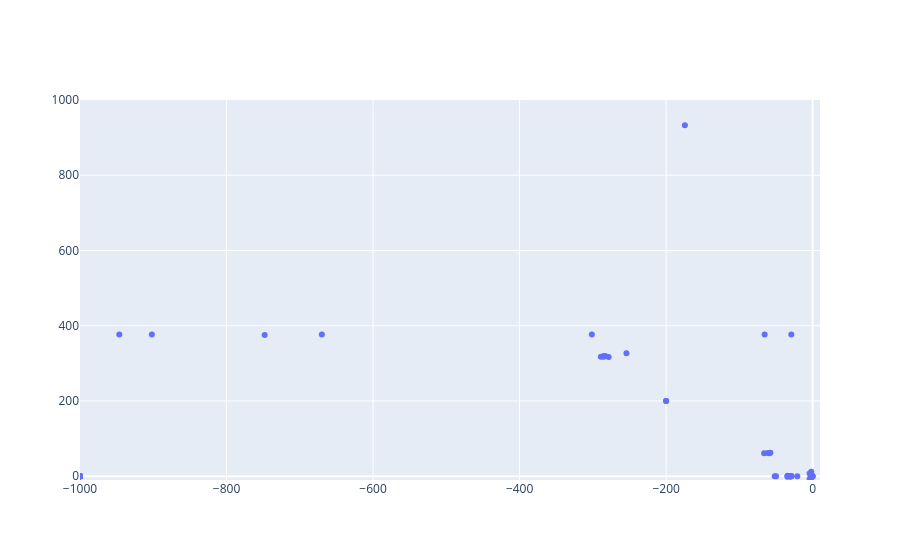

The cell this chart's notebook holds for it:
### Code cell
fig = go.Figure()

fig.add_trace(go.Scatter(x=T_eig["Re"], y=T_eig["Im"], mode="markers"))

fig.update_xaxes(range=[-1000, 10])
fig.update_yaxes(range=[-10, 1000])
fig.show()

### Figure 1 — Plotly figure (JSON) as saved in the notebook; plotly's stock layout.template omitted (floating-point values rounded to 4 significant figures; data arrays with more than 128 entries replaced by an {"elided": "..."} marker saying what was removed)
{"data": [{"mode": "markers", "type": "scatter", "x": {"elided": "230 float values"}, "y": {"elided": "230 float values"}}], "layout": {"xaxis": {"range": [-1000, 10]}, "yaxis": {"range": [-10, 1000]}}}
